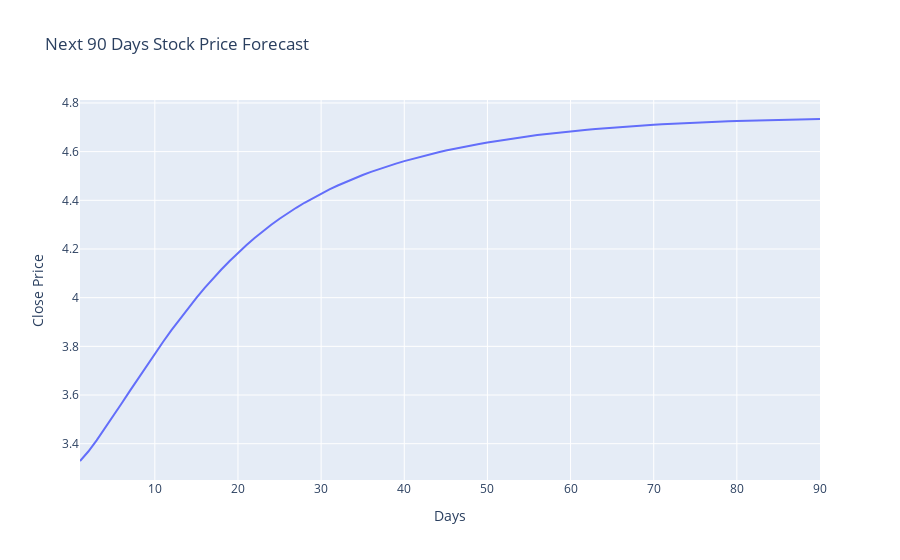

The notebook cell this image was saved under:
### Code cell
fig_pred = px.line(future_df, x='Day', y='Predicted Price', title='Next 90 Days Stock Price Forecast')
fig_pred.update_layout(xaxis_title='Days', yaxis_title='Close Price')
fig_pred.show()

### Figure 1 — Plotly figure (JSON) as saved in the notebook; plotly's stock layout.template omitted (floating-point values rounded to 4 significant figures)
{"data": [{"hovertemplate": "Day=%{x}<br>Predicted Price=%{y}<extra></extra>", "legendgroup": "", "line": {"color": "#636efa", "dash": "solid"}, "marker": {"symbol": "circle"}, "mode": "lines", "name": "", "orientation": "v", "showlegend": false, "type": "scatter", "x": [1, 2, 3, 4, 5, 6, 7, 8, 9, 10, 11, 12, 13, 14, 15, 16, 17, 18, 19, 20, 21, 22, 23, 24, 25, 26, 27, 28, 29, 30, 31, 32, 33, 34, 35, 36, 37, 38, 39, 40, 41, 42, 43, 44, 45, 46, 47, 48, 49, 50, 51, 52, 53, 54, 55, 56, 57, 58, 59, 60, 61, 62, 63, 64, 65, 66, 67, 68, 69, 70, 71, 72, 73, 74, 75, 76, 77, 78, 79, 80, 81, 82, 83, 84, 85, 86, 87, 88, 89, 90], "xaxis": "x", "y": [3.329, 3.368, 3.414, 3.463, 3.514, 3.565, 3.617, 3.669, 3.72, 3.77, 3.819, 3.867, 3.913, 3.957, 3.999, 4.04, 4.079, 4.116, 4.151, 4.184, 4.215, 4.245, 4.273, 4.299, 4.324, 4.347, 4.369, 4.39, 4.409, 4.428, 4.445, 4.461, 4.476, 4.49, 4.504, 4.517, 4.529, 4.54, 4.551, 4.561, 4.571, 4.58, 4.588, 4.597, 4.604, 4.612, 4.619, 4.625, 4.632, 4.638, 4.643, 4.649, 4.654, 4.659, 4.663, 4.668, 4.672, 4.676, 4.68, 4.683, 4.687, 4.69, 4.693, 4.696, 4.699, 4.701, 4.704, 4.706, 4.708, 4.71, 4.712, 4.714, 4.716, 4.717, 4.719, 4.72, 4.722, 4.723, 4.724, 4.726, 4.727, 4.728, 4.729, 4.73, 4.73, 4.731, 4.732, 4.733, 4.733, 4.734], "yaxis": "y"}], "layout": {"legend": {"tracegroupgap": 0}, "title": {"text": "Next 90 Days Stock Price Forecast"}, "xaxis": {"anchor": "y", "domain": [0, 1], "title": {"text": "Days"}}, "yaxis": {"anchor": "x", "domain": [0, 1], "title": {"text": "Close Price"}}}}
